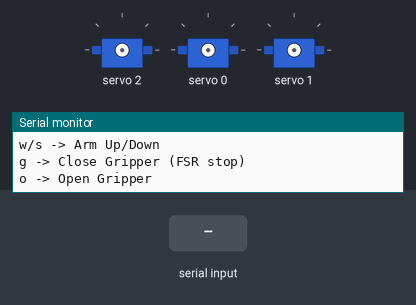
The sketch below on a simulated ESP32. Shown: 3 × servo, the last lines printed to the serial monitor. Inputs (shaded band) come from the test bench.

Above: at 1.2 s.
1.3 s: "o" received over Serial
At 1.68 s:
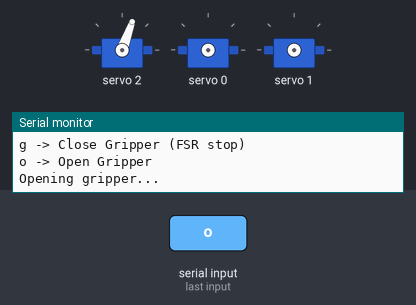
At 3.9 s:
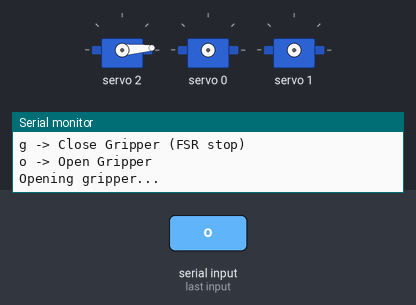
4.3 s: "a" received over Serial
5.8 s: "w" received over Serial
Timing chart, 0 to 8.8 s (numbered marks = the images above; inputs shaded):
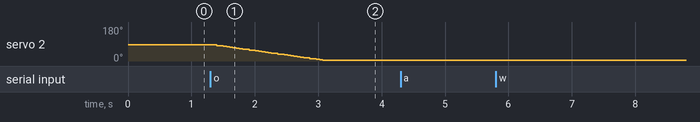

The sketch:

main.ino
```cpp
#include <Wire.h>
#include <Adafruit_PWMServoDriver.h>

Adafruit_PWMServoDriver pca9685 = Adafruit_PWMServoDriver();

// Servo limits
#define SERVOMIN  120
#define SERVOMAX  500

// Channels
#define SERVO_BASE 0
#define SERVO_ARM 1
#define SERVO_GRIPPER 2

// FSR Pins
#define FSR1 34
#define FSR2 35

// Positions
int basePos = 300;
int armPos = 300;
int gripperPos = 300;

void setup() {
  Serial.begin(115200);

  pca9685.begin();
  pca9685.setPWMFreq(50);

  pinMode(FSR1, INPUT);
  pinMode(FSR2, INPUT);

  Serial.println("Controls:");
  Serial.println("a/d -> Base Left/Right");
  Serial.println("w/s -> Arm Up/Down");
  Serial.println("g -> Close Gripper (FSR stop)");
  Serial.println("o -> Open Gripper");
}

void loop() {
  if (Serial.available()) {
    char cmd = Serial.read();

    switch (cmd) {

      case 'a': moveBase(-10); break;
      case 'd': moveBase(10); break;

      case 'w': moveArm(-10); break;
      case 's': moveArm(10); break;

      case 'g': closeGripper(); break;
      case 'o': openGripper(); break;
    }
  }
}

// ================= BASE =================
void moveBase(int step) {
  basePos += step;

  basePos = constrain(basePos, SERVOMIN, SERVOMAX);

  pca9685.setPWM(SERVO_BASE, 0, basePos);

  Serial.print("Base Position: ");
  Serial.println(basePos);
}

// ================= ARM =================
void moveArm(int step) {
  armPos += step;

  armPos = constrain(armPos, SERVOMIN, SERVOMAX);

  pca9685.setPWM(SERVO_ARM, 0, armPos);

  Serial.print("Arm Position: ");
  Serial.println(armPos);
}

// ================= GRIPPER =================
void closeGripper() {
  Serial.println("Closing gripper...");

  while (true) {
    int fsr1_val = analogRead(FSR1);
    int fsr2_val = analogRead(FSR2);

    Serial.print("FSR1: "); Serial.print(fsr1_val);
    Serial.print(" | FSR2: "); Serial.println(fsr2_val);

    if (fsr1_val >= 11 || fsr2_val >= 11) {
      Serial.println("Object detected - Stop gripping");
      break;
    }

    gripperPos += 5;
    if (gripperPos > SERVOMAX) break;

    pca9685.setPWM(SERVO_GRIPPER, 0, gripperPos);
    delay(80);
  }
}

void openGripper() {
  Serial.println("Opening gripper...");

  while (gripperPos > SERVOMIN) {
    gripperPos -= 5;
    pca9685.setPWM(SERVO_GRIPPER, 0, gripperPos);
    delay(50);
  }
}
```

Measured:
- after the input at 1.3 s, servo 2: moves from 87° to 4° over 1.7 s, starting after 0.05 s
